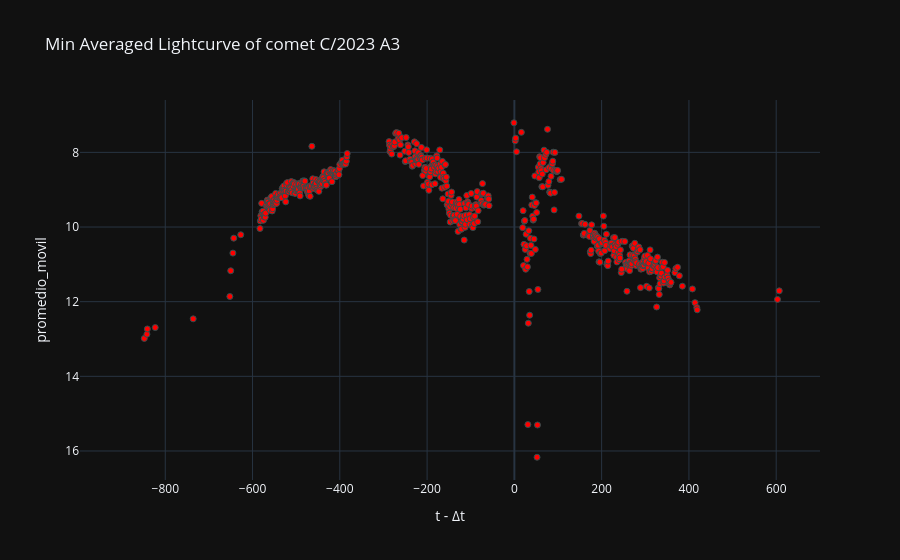

The code cell stored with this chart in its notebook:
### Code cell
# Gráfica de luz interna
labels = {'delta_t':'t - Δt','magnitud_reducida':'Magnitude reduced'}
fig = px.scatter(curva_de_luz_interna_v1_df, x='delta_t', y='promedio_movil', template= 'plotly_dark', labels= labels, title=f'Min Averaged Lightcurve of comet {nombre_cometa}')
fig.update_traces(marker=dict(color='red', size=6, line=dict(width=1, color='DarkSlateGrey')))
fig.update_yaxes(autorange="reversed")
fig.show()

### Figure 1 — Plotly figure (JSON) as saved in the notebook; plotly's stock layout.template omitted (floating-point values rounded to 4 significant figures; data arrays with more than 128 entries replaced by an {"elided": "..."} marker saying what was removed)
{"data": [{"hovertemplate": "t - Δt=%{x}<br>promedio_movil=%{y}<extra></extra>", "legendgroup": "", "marker": {"color": "red", "line": {"color": "DarkSlateGrey", "width": 1}, "size": 6, "symbol": "circle"}, "mode": "markers", "name": "", "orientation": "v", "showlegend": false, "type": "scatter", "x": {"elided": "710 int values"}, "xaxis": "x", "y": {"elided": "710 float values"}, "yaxis": "y"}], "layout": {"legend": {"tracegroupgap": 0}, "title": {"text": "Min Averaged Lightcurve of comet C/2023 A3"}, "xaxis": {"anchor": "y", "domain": [0, 1], "title": {"text": "t - Δt"}}, "yaxis": {"anchor": "x", "autorange": "reversed", "domain": [0, 1], "title": {"text": "promedio_movil"}}}}
